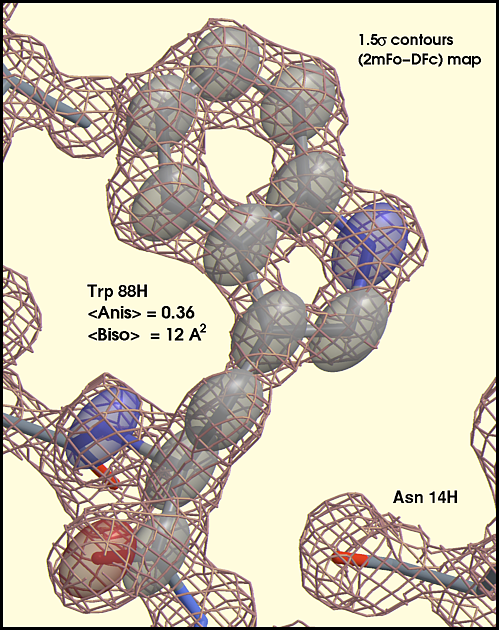
#> input picture supplier-data/images/Trp88.tiff, 499 x 630 px, found by its file name; its folder holds 3 pictures in this run
$ python changeImage.py
#> lines starting #> are read from the running program, lines starting #| are printed output that depends on the picture
#!/usr/bin/env python3

#This script is step 1 on the final.
#Working with supplier images

from PIL import Image
import os

target_dir = r"C:\Repos\CourseraPyGoogleFinal\supplier-data\images"


def convert_images(dir):
    for filename in os.listdir(dir):

        source_path = os.path.join(dir, filename)
        #print(source_path)
        #print(os.path.splitext(filename))
        im = Image.open(source_path)
#> im is the input picture: PIL image 499x630 RGB; mean R, G, B 205.7, 195.8, 177.8
        im = im.convert("RGB").resize((600,400))
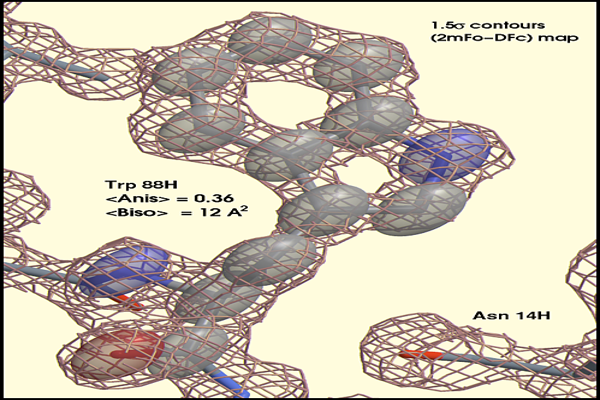
#> im: PIL image 600x400 RGB; mean R, G, B 205.5, 195.7, 177.9
        fname, _ = os.path.splitext(filename)
        target_path = os.path.join(dir, fname) + ".jpeg"
        im.save(target_path, "jpeg")
#> pass 2 of the loop in convert_images, `for filename in os.listdir(dir):`:
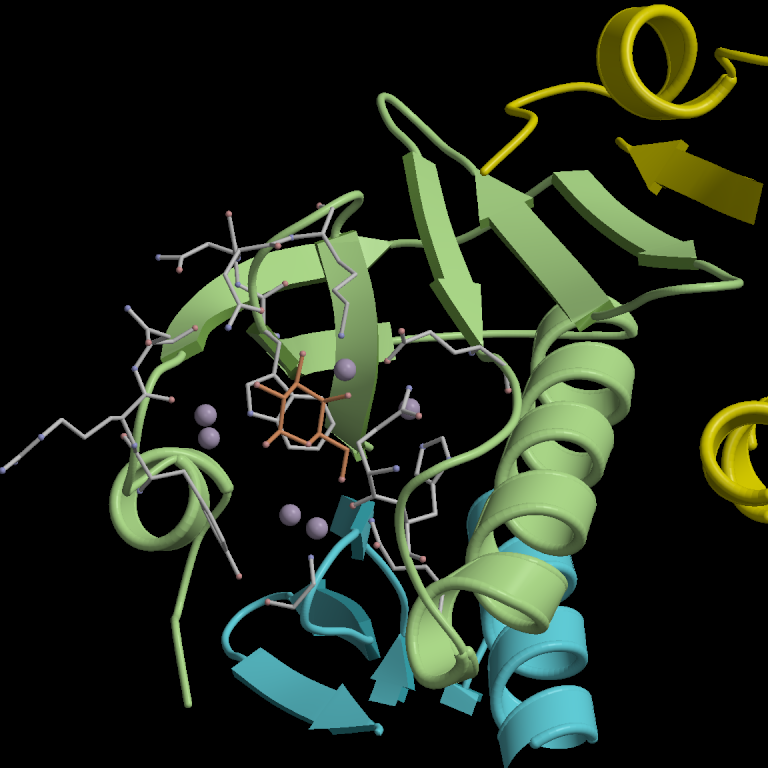
#> input picture supplier-data/images/example3.tiff, 768 x 768 px, found by its file name
#> in convert_images, im is the input picture: PIL image 768x768 RGB; mean R, G, B 31.5, 40, 26.5
#> in convert_images, `im = im.convert("RGB").resize((600,400))`:
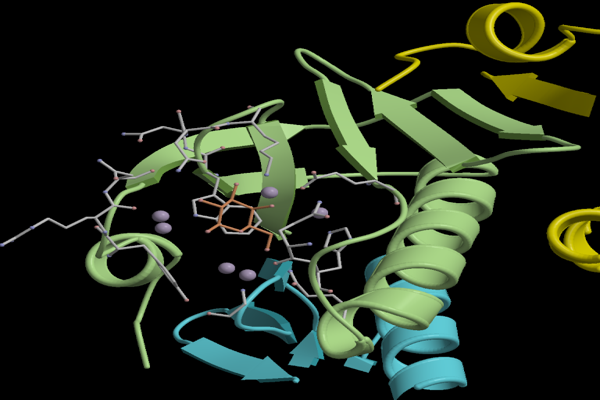
#> im: PIL image 600x400 RGB; mean R, G, B 31.6, 40.2, 26.6
#> pass 3 of the loop in convert_images, `for filename in os.listdir(dir):`:
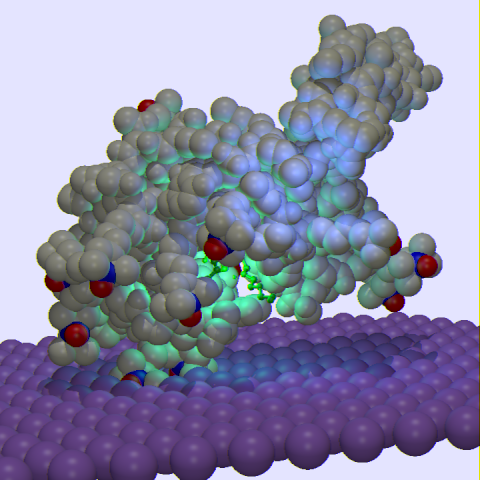
#> input picture supplier-data/images/glow.tiff, 480 x 480 px, found by its file name
#> in convert_images, im is the input picture: PIL image 480x480 RGB; mean R, G, B 143.2, 142.6, 170.2
#> in convert_images, `im = im.convert("RGB").resize((600,400))`:
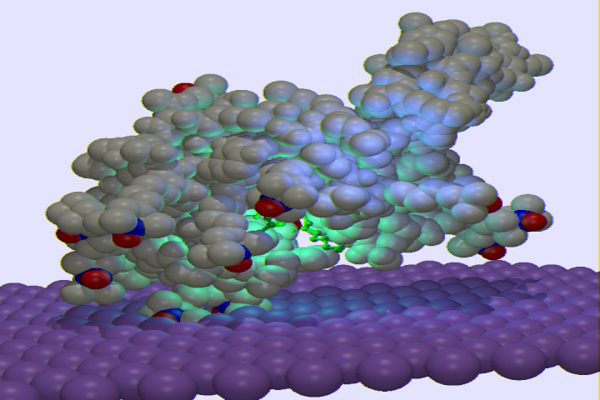
#> im: PIL image 600x400 RGB; mean R, G, B 143.3, 142.7, 170.1

if __name__ == "__main__":
    convert_images(target_dir)
